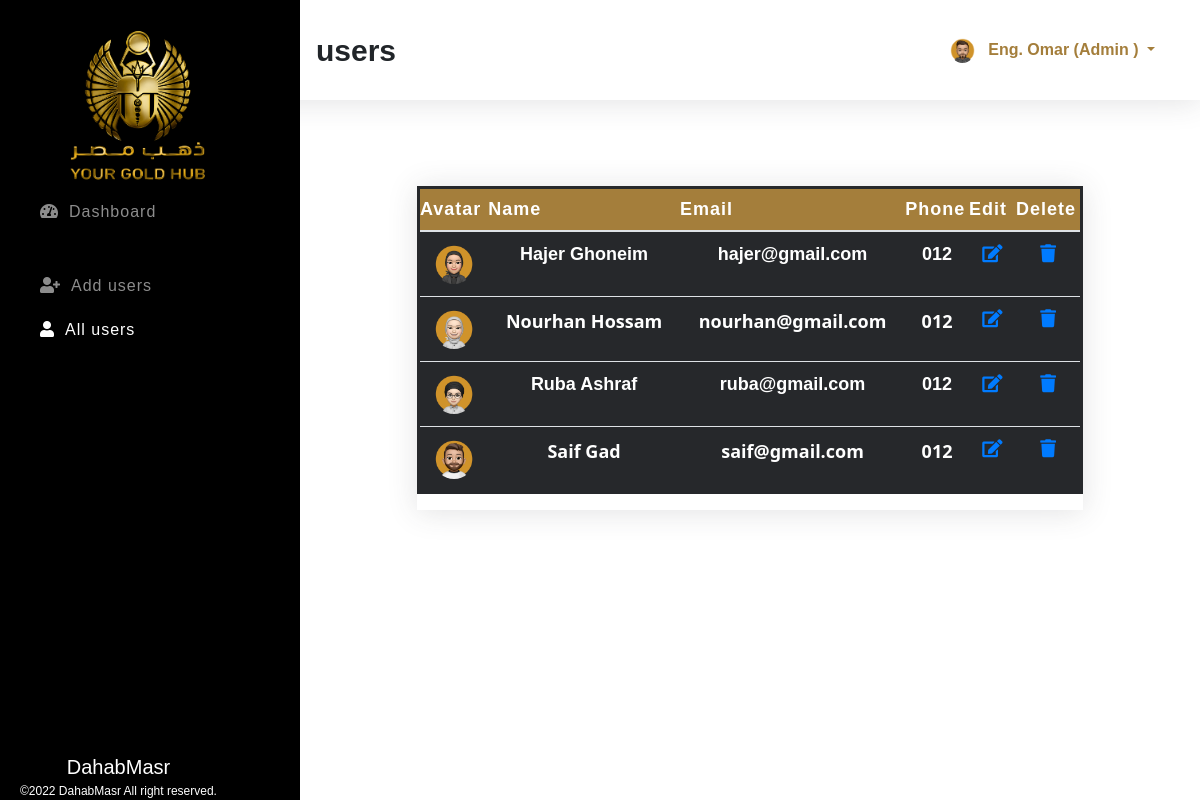
Page /inc/users.php?id=allusers (signed in) on the committed database.
### tables this page shows
CREATE TABLE `users` (
  `id` int(11) NOT NULL,
  `fname` varchar(100) NOT NULL,
  `lname` varchar(100) NOT NULL,
  `email` varchar(100) NOT NULL,
  `phone` varchar(100) NOT NULL,
  `password` varchar(255) NOT NULL,
  `role` varchar(100) NOT NULL,
  `avatar` varchar(255) NOT NULL
);

### inc/users.php (the view, shortened to what this page needs)
<?php
    $sessionId = isset($_SESSION['id']) ?$_SESSION['id'] :'';
    $sessionRole = isset($_SESSION['role']) ?$_SESSION['role'] :'';
    include_once "../config.php";
    $id = isset($_REQUEST['id']) ? $_REQUEST['id']:'dashboard';
    $action = isset($_REQUEST['action']) ?$_REQUEST['action']: '';
?>
<!DOCTYPE html>
<html lang="en">
<head>
    <link rel="stylesheet" href="../assets/css/bootstrap.min.css">
    <link rel="stylesheet" href="../assets/css/all.min.css">
    <link rel="stylesheet" href="../assets/css/style.css">
</head>
<body>
<section class="topber">
        <div class="topber__title">
            <span class="topber__title--text">
                <?php
                    if ( 'dashboard' == $id ) {
                        echo "DashBoard";
                    } elseif ( 'addusers' == $id ) {
                        echo "Add users";
                    } elseif ( 'allusers' == $id ) {
                        echo "users";
                    } elseif ( 'userProfile' == $id ) {
                        echo "Your Profile";
                    } elseif ( 'editusers' == $action ) {
                        echo "Edit users";
                    }
                ?>
            </span>
        </div>
        <div class="topber__profile">
            <?php
                $query = "SELECT fname,lname,role,avatar FROM {$sessionRole}s WHERE id='$sessionId'";
                $result = mysqli_query( $connection, $query );
                if ( $data = mysqli_fetch_assoc( $result ) ) {
                    $fname = $data['fname'];
                    $lname = $data['lname'];
                    $role = $data['role'];
                    $avatar = $data['avatar'];
                ?>
                <img src="../assets/img/<?php echo "$avatar"; ?>" height="25" width="25" class="rounded-circle" alt="profile">
                <div class="dropdown">
                    <button class="btn dropdown-toggle" type="button" id="dropdownMenuButton" data-toggle="dropdown" aria-haspopup="true" aria-expanded="false">
                    <?php
                        echo "$fname $lname (" . ucwords( $role ) . " )";
                        }
                    ?>
                    </button>
                </div>
        </div>
    </section>
    <section id="sideber" class="sideber">
        <ul class="sideber__ber">
        <img class="logo" src="../assets/img/logo.png" alt="Dahab" style="width:150px">
            <li id="left" class="sideber__item<?php if ( 'dashboard' == $id ) {
                                                  echo " active";
                                              }?>">
                <a href="../index.php?id=dashboard"><i id="left" class="fas fa-tachometer-alt"></i>Dashboard</a>
            </li>
            <?php if ( 'admin' == $sessionRole ) {?>
                <li id="left" class="sideber__item sideber__item--modify<?php if ( 'addusers' == $id ) {
                                                                            echo " active";
                                                                        }?>">
                    <a href="users.php?id=addusers"><i id="left" class="fas fa-user-plus"></i>Add users</a>
                </li><?php }?>
            <li id="left" class="sideber__item<?php if ( 'allusers' == $id ) {
    echo " active";
}?>">
                <a href="users.php?id=allusers"><i id="left" class="fas fa-user"></i>All users</a>
            </li>
        </ul>
        <footer class="text-center" style="font-size:12px;" ><span>DahabMasr</span><br>©2022 DahabMasr All right reserved.</footer>
    </section>
    <section class="main">
        <div class="container">
            <div class="users">
                <?php if ( 'allusers' == $id ) {?>
                    <div class="allusers">
                        <div class="main__table">
                            <table class="table">
                                <thead>
                                    <tr>
                                        <th scope="col">Avatar</th>
                                        <th scope="col">Name</th>
                                        <th scope="col">Email</th>
                                        <th scope="col">Phone</th>
                                        <?php if ( 'admin' == $sessionRole) {?>
                                            <th scope="col">Edit</th>
                                            <th scope="col">Delete</th>
                                        <?php }?>
                                    </tr>
                                </thead>
                                <tbody>
                                    <?php
                                        $getusers = "SELECT * FROM users";
                                            $result = mysqli_query( $connection, $getusers );
                                        while ( $users = mysqli_fetch_assoc( $result ) ) {?>
                                        <tr>
                                             <td>
                                                <center><img class="rounded-circle" width="40" height="40" src="../assets/img/<?php echo $users['avatar']; ?>" alt=""></center>
                                            </td>
                                            <td><?php printf( "%s %s", $users['fname'], $users['lname'] );?></td>
                                            <td><?php printf( "%s", $users['email'] );?></td>
                                            <td><?php printf( "%s", $users['phone'] );?></td>
                                            <?php if ( 'admin' == $sessionRole) {?>
                                                <td><?php printf( "<a href='users.php?action=editusers&id=%s'><i class='fas fa-edit'></i></a>", $users['id'] )?></td>
                                                <td><?php printf( "<a class='delete' href='users.php?action=deleteusers&id=%s'><i class='fas fa-trash'></i></a>", $users['id'] )?></td>
                                            <?php }?>
                                        </tr>
                                    <?php }?>
                                </tbody>
                            </table>
                        </div>
                    </div>
                <?php }?>
            </div>
        </div>
    </section>
</body>
</html>

### assets/css/style.css (style rules this page uses)
*, *::before, *::after { margin: 0; padding: 0; -webkit-box-sizing: border-box; box-sizing: border-box; }
body { font-family: sans-serif; }
a { text-decoration: none !important; }
.topber { position: fixed; width: 100%; top: 0; left: 0; padding-left: 300px; right: 0; z-index: 999; -webkit-box-shadow: 0 0.15rem 1.75rem 0 rgba(58, 59, 69, 0.15); box-shadow: 0 0.15rem 1.75rem 0 rgba(58, 59, 69, 0.15); background-color: #fff; }
.topber__title { height: 12.5vh; float: left; display: -webkit-box; display: -ms-flexbox; display: flex; -webkit-box-orient: horizontal; -webkit-box-direction: normal; -ms-flex-direction: row; flex-direction: row; -webkit-box-align: center; -ms-flex-align: center; align-items: center; padding-left: 1rem; }
.topber__title--text { font-size: 30px; font-weight: bold; }
.topber__profile { height: 12.5vh; float: right; padding-right: 10px; display: -webkit-box; display: -ms-flexbox; display: flex; -webkit-box-orient: horizontal; -webkit-box-direction: normal; -ms-flex-direction: row; flex-direction: row; -webkit-box-align: center; -ms-flex-align: center; align-items: center; padding: 2rem; }
.topber__profile button { color: #A47E3B; line-height: 10px; font-weight: bold; }
.sideber { position: fixed; top: 0; overflow-y: auto; left: 0; bottom: 0; width: 300px; height: 100vh; padding: 40px 20px 20px 20px; background-color: #000000; background-size: cover; -webkit-transition: left 0.5s ease; transition: left 0.5s ease; z-index: 999; }
.sideber__ber { list-style: none; }
.sideber__item { padding: 10px; }
.sideber__item a { color: rgba(255, 255, 255, 0.55); font-size: 16px; letter-spacing: 1px; font-weight: 500; }
.sideber__item a i { color: rgba(255, 255, 255, 0.55); padding: 0 10px; }
.sideber__item:hover a, .sideber__item.active a, .sideber__item.active i, .sideber__item:hover i { color: #fff; -webkit-transition: 0.3s ease; transition: 0.3s ease; }
.sideber__item--modify { padding: 40px 10px 10px 10px; }
.sideber footer { position: absolute; bottom: 0; font-size: 16px; color: #fff; }
.sideber footer span { font-size: 20px; }
.main { margin-left: 300px; margin-top: 10vh; padding: 2rem; }
.main__table { margin: 50px 70px; -webkit-box-shadow: 0 0.15rem 1.75rem 0 rgba(58, 59, 69, 0.15); box-shadow: 0 0.15rem 1.75rem 0 rgba(58, 59, 69, 0.15); overflow-x: auto; }
.main__table .table { font-size: 18px; font-weight: 400; }
.main__table .table th { color: #ffffff; background: #A47E3B; }
.main__table .table tr:nth-child(even) { background: #26282B; }
table { border:3px solid #26282B; border-radius:3px; }
table tr:nth-child(1) { background-color:#A47E3B; }
table tr:nth-child(1) th { color:#EEEEEE; padding:10px 0px; letter-spacing: 1px; }
table td { padding:6px; color:white; text-align: center; font-weight: bold; background-color: #26282B; }
table tr:nth-child(even) { background-color:#26282B; color:#B4A5A5; font-family: system-ui; }
.logo { width: 200px !important; margin-top: -20px; margin-left: 20px; }

### rows in the picture
users: avatar (picture), fname "Hajer", lname "Ghoneim", email "hajer@gmail.com", phone "012"
users: avatar (picture), fname "Nourhan", lname "Hossam", email "nourhan@gmail.com", phone "012"
users: avatar (picture), fname "Ruba", lname "Ashraf", email "ruba@gmail.com", phone "012"
users: avatar (picture), fname "Saif", lname "Gad", email "saif@gmail.com", phone "012"

### other values in the picture
$fname "Eng."
$lname "Omar"
$role "Admin"
